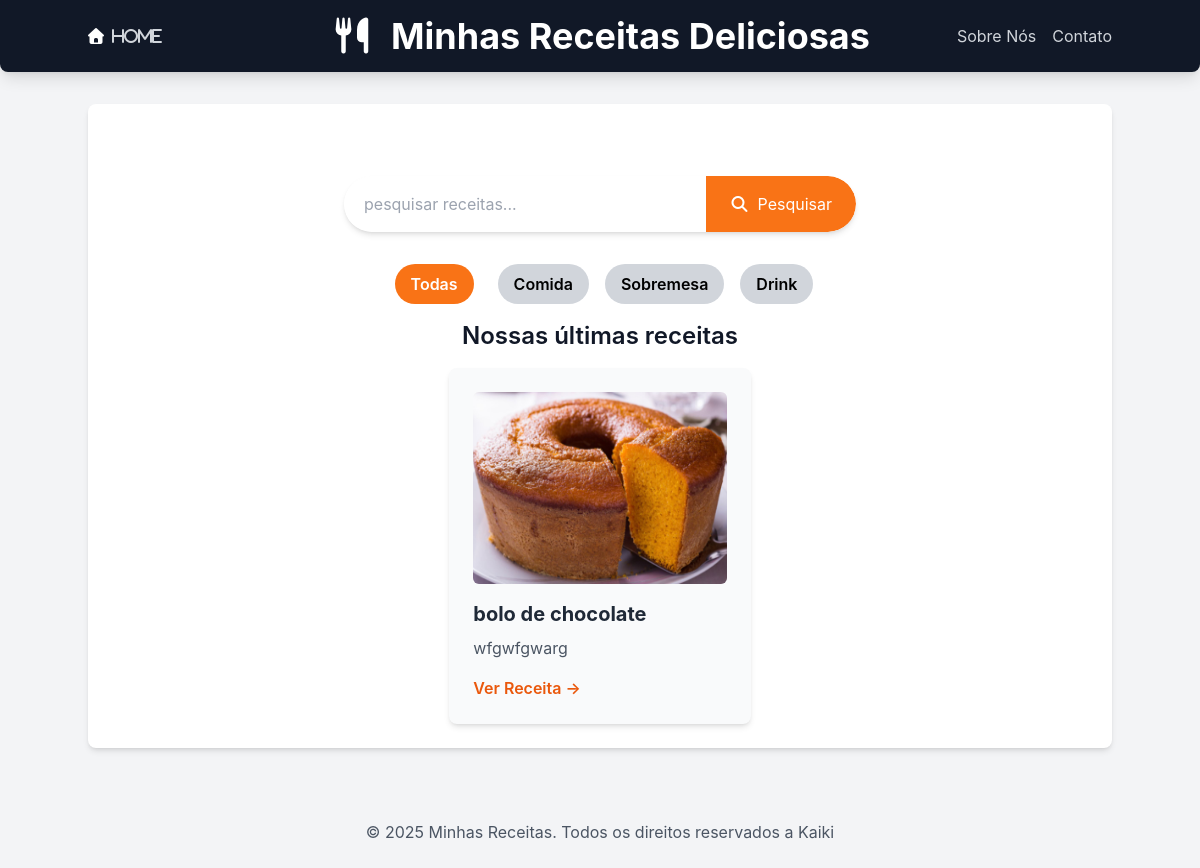
The app's page /receitas/?categoria=comida, older data.
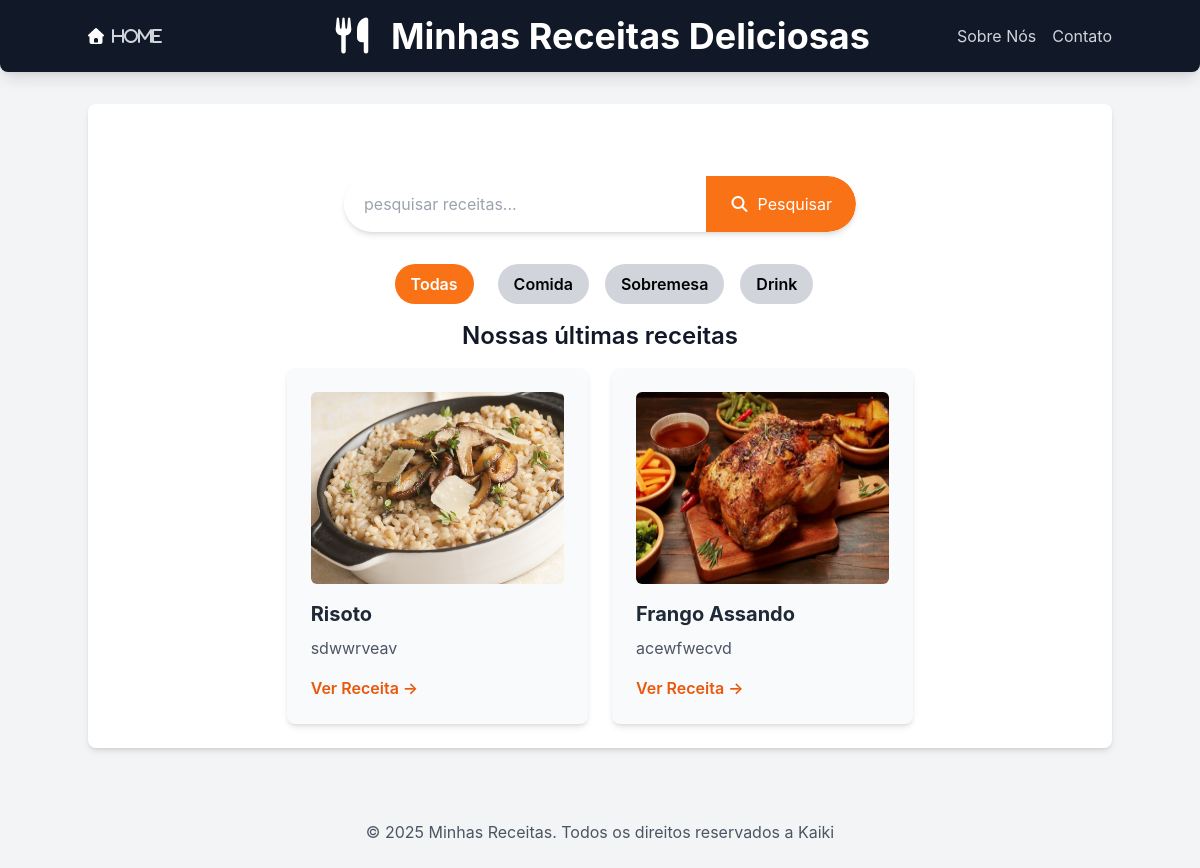
The same page, newer data.
### receitas/models.py (models this page shows, shortened)
class Receita(models.Model):
    CATEGORIAS=[
        ('comida', 'Comida'),
        ('sobremesa', 'Sobremesa'),
        ('drink', 'Drink'),
    ]
    title = models.CharField(max_length=200)
    description = models.TextField("Descrição")
    ingredients = models.TextField("Ingredientes")
    instructions = models.TextField("Modo de Preparo")
    image =models.ImageField("Imagem", upload_to='receitas/images/', blank=True, null=True)
    categoria = models.CharField("Categoria", max_length=20, choices=CATEGORIAS, default='comida')
    created_at = models.DateTimeField(auto_now_add=True)
    updated_at = models.DateTimeField(auto_now=True)
    class Meta:
        verbose_name = "Receita"
        verbose_name_plural = "Receitas"
        ordering = ['-created_at'] #Ordena as receitas pela data de criação (mais novas primeiro)

### receitas/views.py (the view)
# urls.py: 2. Add a URL to urlpatterns:  path('', views.home, name='home')
def home(request):
    categoria_slug = request.GET.get('categoria')
    categorias_choices = [choice[0] for choice in Receita.CATEGORIAS]
    if categoria_slug:
        receitas = Receita.objects.filter(categoria=categoria_slug)
        categoria_selecionada = categoria_slug
    else:
        receitas = Receita.objects.all()
        categoria_selecionada = None
    return render(request, 'receitas/home.html', {
        'receitas': receitas,
        'cetegorias': categorias_choices,
        'categoria_selecionada': categoria_selecionada,
    })

### receitas/templates/receitas/home.html (shortened to what this page needs)
{% extends "receitas/base.html" %}
{% block content %}
<section class="container mx-auto mt-8 p-4 flex justify-center">
    <form method="get" action="{% url 'pesquisar_receitas' %}"
        class="w-full max-w-lg flex bg-white rounded-full shadow-md overflow-hidden">
        <input type="text" name="q" placeholder="pesquisar receitas... "
            class="flex-grow p-3 text-gray-700 focus:ring-2 focus-ring-orange-500 rounded-l-full pl-5">
        <button type="submit"
            class="bg-orange-500 hover:bg-orange-600 text-white p-4 px-6 rounded-r-full transition duration-300 ease-in-out flex items-center justify-center">
            <i class="fas fa-search mr-2"></i> Pesquisar
        </button>
    </form>
</section>
<nav class="relative justify-center my-4 z-10 flex space-x-4">
    <a href="{%url 'home'%}" class="text-white mx-2 px-4 py-2 rounded-full bg-orange-500 hover:bg-orange-600 font-semibold">Todas</a>
    <a href="{%url 'home'%}?categoria=comida" class="text-black mx-2 px-4 py-2 rounded-full bg-gray-300 hover:bg-gray-500 font-semibold">Comida</a>
    <a href="{%url 'home'%}?categoria=sobremesa" class="text-black mx-2 px-4 py-2 rounded-full bg-gray-300 hover:bg-gray-500 font-semibold">Sobremesa</a>
    <a href="{%url 'home'%}?categoria=drink" class="text-black mx-2 px-4 py-2 rounded-full bg-gray-300 hover:bg-gray-500 font-semibold">Drink</a>
</nav>
<h2 class="text-2xl font-semibold mb-4 text-center">Nossas últimas receitas</h2>
<div class="flex flex-wrap justify-center gap-6">
    {% for receita in receitas %}
    <div
        class="w-full sm:w-[calc(50%-1.5rem)] lg:w-[calc(33.333%-1.5rem)] bg-gray-50 p-6 rounded-lg shadow-md hover:shadow-lg transition-shadow duration-300 ease-in-out">
        {% if receita.image %}
        <img src="{{receita.image.url}}" alt="Imagem de {{receita.title}}"
            class="w-full h-48 objevt-cover rounded-md mb-4">
        {% endif %}
        <h3 class="text-xl font-bold mb-2 text-gray-800">{{ receita.title }}</h3>
        <p class="text-gray-600 mb-4">{{ receita.description|truncatewords:20}}</p>
        <a href="{% url 'receita_detail' receita.id %}" class="text-orange-600 hover:text-orange-800 font-semibold">Ver
            Receita &rarr;</a>
    </div>
    {% empty%}
    <p class="text-center text-gray-500 col-span-full">Nenhuma receita encontrada.</p>
    {% endfor %}
</div>
{% endblock %}

### receitas/templates/receitas/base.html (shortened to what this page needs)
{%load static %}
<!DOCTYPE html>
<html lang="pt-br">
<head>
    <script src="https://cdn.tailwindcss.com"></script>
    <link rel="stylesheet" href="https://cdnjs.cloudflare.com/ajax/libs/font-awesome/7.0.0/css/all.min.css"
>
</head>
<body class="bg-gray-100 text-gray-900">
    <header class="bg-gray-900 text-white p-6 shadow-lg rounded-b-lg">
        <div class="container mx-auto relative flex flex-col sm:flex-row items-center justify-center">
            <div class="flex items-center ">
                <div class=" absolute inset-0 flex items-center justify-center">
                    <div class="text-4xl mr-4">
                        <i class="fas fa-utensils"></i>
                    </div>
                    <h1 class="text-4xl font-bold text-center sm:text-left">Minhas Receitas Deliciosas</h1>
                </div>
            </div>
            <nav class="mr-auto relative z-10 flex space-x-4">
                <i class="fas fa-home"><a href="{%url 'home'%}" class="text-gray-300 hover:text-white mx-2">Home</a></i>
            </nav>
            <nav class="ml-auto relative z-10 flex space-x-4">
                <a href="{%url 'sobre_nos'%}" class="text-gray-300 hover:text-white">Sobre
                    Nós</a>
                <a href="{%url 'contato'%}" class="text-gray-300 hover:text-white">Contato</a>
            </nav>
        </div>
    </header>
    <main class="container mx-auto p-6 mt-8 bg-white rounded-lg shadow-md">
        {% block content %}{% endblock %}
    </main>
    <footer class="mt-12 p-6 text-center text-gray-600">
        <p>&copy; 2025 Minhas Receitas. Todos os direitos reservados a Kaiki</p>
    </footer>
</body>

### receitas/templates/receitas/base.html (style rules this page uses)
body { font-family: 'Inter', sans-serif; }

Row changes from the older to the newer data that the page shows:
no longer on this page (row edited): Receita: image (picture), title "bolo de chocolate", description "wfgwfgwarg"
added Receita: image (picture), title "Risoto", description "sdwwrveav"
added Receita: image (picture), title "Frango Assando", description "acewfwecvd"
